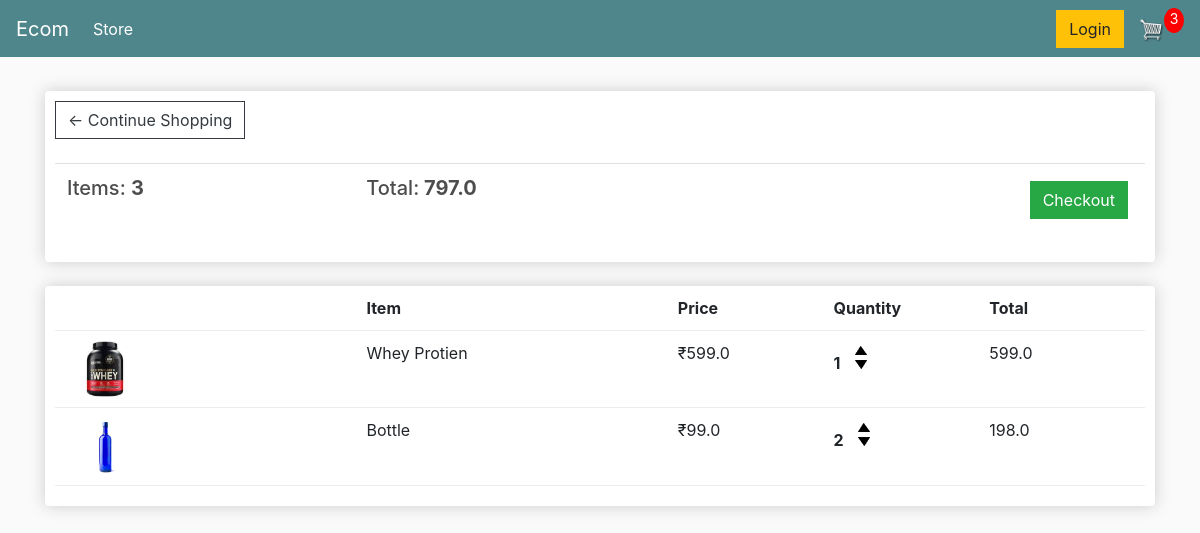
Page /cart (signed in) on the earlier database version.
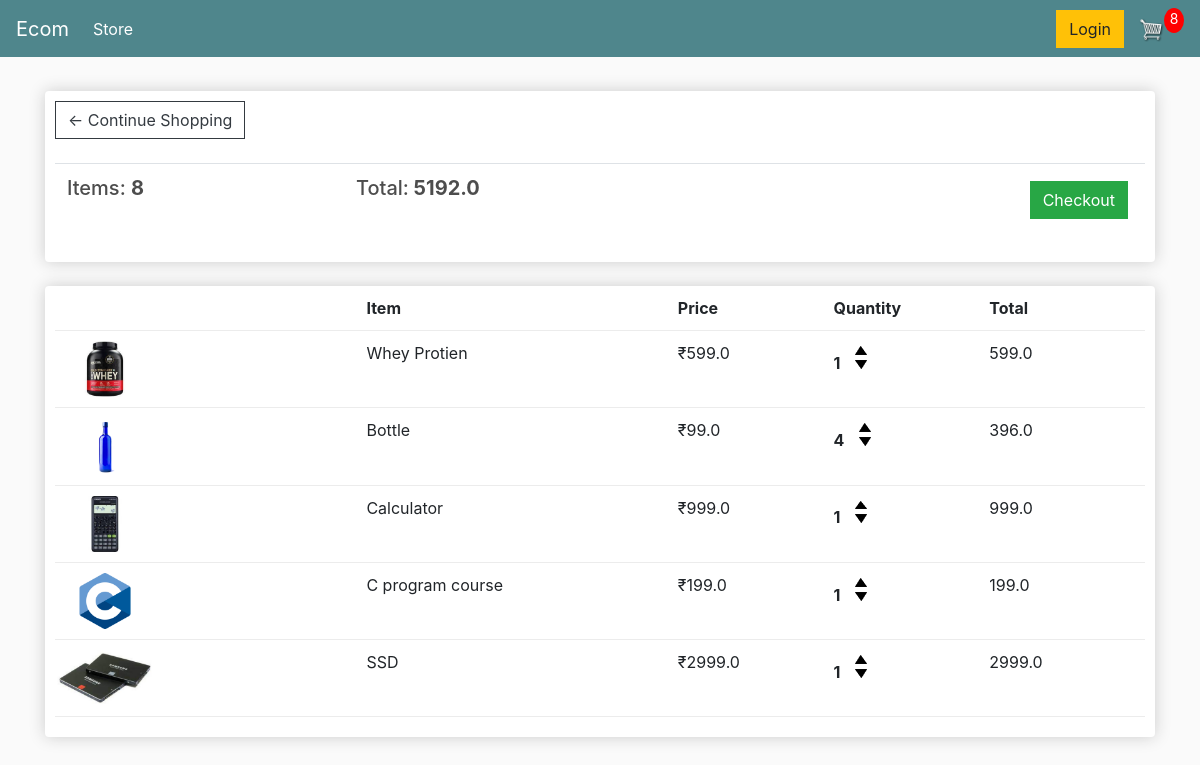
Same page on the later database version.
### store/models.py (models this page shows, shortened)
class Order(models.Model):
    customer=models.ForeignKey(Customer,on_delete=models.SET_NULL,blank=True,null=True)
    date_ordered=models.DateTimeField(auto_now_add=True)
    complete=models.BooleanField(default=False,null=True,blank=False)
    transaction_id=models.CharField(max_length=200,null=True)
    @property
    def get_cart_total(self):
        orderitems=self.orderitem_set.all()
        total=sum([item.get_total for item in orderitems])
        return total
    @property
    def get_cart_items(self):
        orderitems=self.orderitem_set.all()
        total=sum([item.quantity for item in orderitems])
        return total

class OrderItem(models.Model):
    product=models.ForeignKey(Product,on_delete=models.SET_NULL,blank=True,null=True)
    order=models.ForeignKey(Order,on_delete=models.SET_NULL,blank=True,null=True)
    quantity=models.IntegerField(default=0,null=True,blank=True)
    date_added=models.DateTimeField(auto_now_add=True)
    @property
    def get_total(self):
        total=self.product.price*self.quantity
        return total

class Product(models.Model):
    name=models.CharField(max_length=200,null=True)
    price=models.FloatField()
    digital=models.BooleanField(default=False,null=True,blank=False)
    image=models.ImageField(null=True,blank=True)
    @property
    def imageURL(self):
        try:
            url=self.image.url
        except:
            url=""
        return url

### store/views.py (the view)
# urls.py: path('cart',views.cart,name='cart'),
def  cart(request):
    if request.user.is_authenticated:
        customer=request.user.customer
        order,created=Order.objects.get_or_create(customer=customer,complete=False)
        items=order.orderitem_set.all()
        cartItems=order.get_cart_items
    else:
        items=[]
        order={'get_cart_total':0,'get_cart_items':0}
        cartItems=order['get_cart_items']
    context={'items':items,'order':order,'cartItems':cartItems}
    return render(request,'cart.html',context)

### templates/cart.html
{% extends 'main.html' %}
{% load static %}
{% block content %}
	<div class="row">
		<div class="col-lg-12">
			<div class="box-element">
				<a  class="btn btn-outline-dark" href="{% url 'store' %}">&#x2190; Continue Shopping</a>
				<br>
				<br>
				<table class="table">
					<tr>
						<th><h5>Items: <strong>{{order.get_cart_items}}</strong></h5></th>
						<th><h5>Total:<strong> {{order.get_cart_total}}</strong></h5></th>
						<th>
							<a  style="float:right; margin:5px;" class="btn btn-success" href="{% url 'checkout' %}">Checkout</a>
						</th>
					</tr>
				</table>
			</div>
			<br>
			<div class="box-element">
				<div class="cart-row">
					<div style="flex:2"></div>
					<div style="flex:2"><strong>Item</strong></div>
					<div style="flex:1"><strong>Price</strong></div>
					<div style="flex:1"><strong>Quantity</strong></div>
					<div style="flex:1"><strong>Total</strong></div>
				</div>
				{% for item in items %}
				<div class="cart-row">
					<div style="flex:2"><img class="row-image" src="{{item.product.imageURL}}"></div>
					<div style="flex:2"><p>{{item.product.name}}</p></div>
					<div style="flex:1"><p>₹{{item.product.price}}</p></div>
					<div style="flex:1">
						<p class="quantity">{{item.quantity}}</p>
						<div class="quantity">
							<img class="chg-quantity update-cart" data-product={{item.product.id}} data-action="add" src="{% static  'images/arrow-up.png' %}">
							<img class="chg-quantity update-cart" data-product={{item.product.id}} data-action="remove" src="{% static  'images/arrow-down.png' %}">
						</div>
					</div>
					<div style="flex:1"><p>{{item.get_total}}</p></div>
				</div>
				{% endfor %}
			</div>
		</div>
	</div>
{% endblock content %}

Differences in the rows shown:
changed through a linked row, Order: get_cart_items "3" → "8"; get_cart_total "797.0" → "5192.0"
changed OrderItem "Bottle": quantity "2" → "4"; get_total "198.0" → "396.0"
added OrderItem: product.imageURL (picture), product.name "Calculator", product.price "999.0", quantity "1", get_total "999.0"
added OrderItem: product.imageURL (picture), product.name "C program course", product.price "199.0", quantity "1", get_total "199.0"
added OrderItem: product.imageURL (picture), product.name "SSD", product.price "2999.0", quantity "1", get_total "2999.0"
Other differences:
{{ cartItems }}: "3" → "8"
